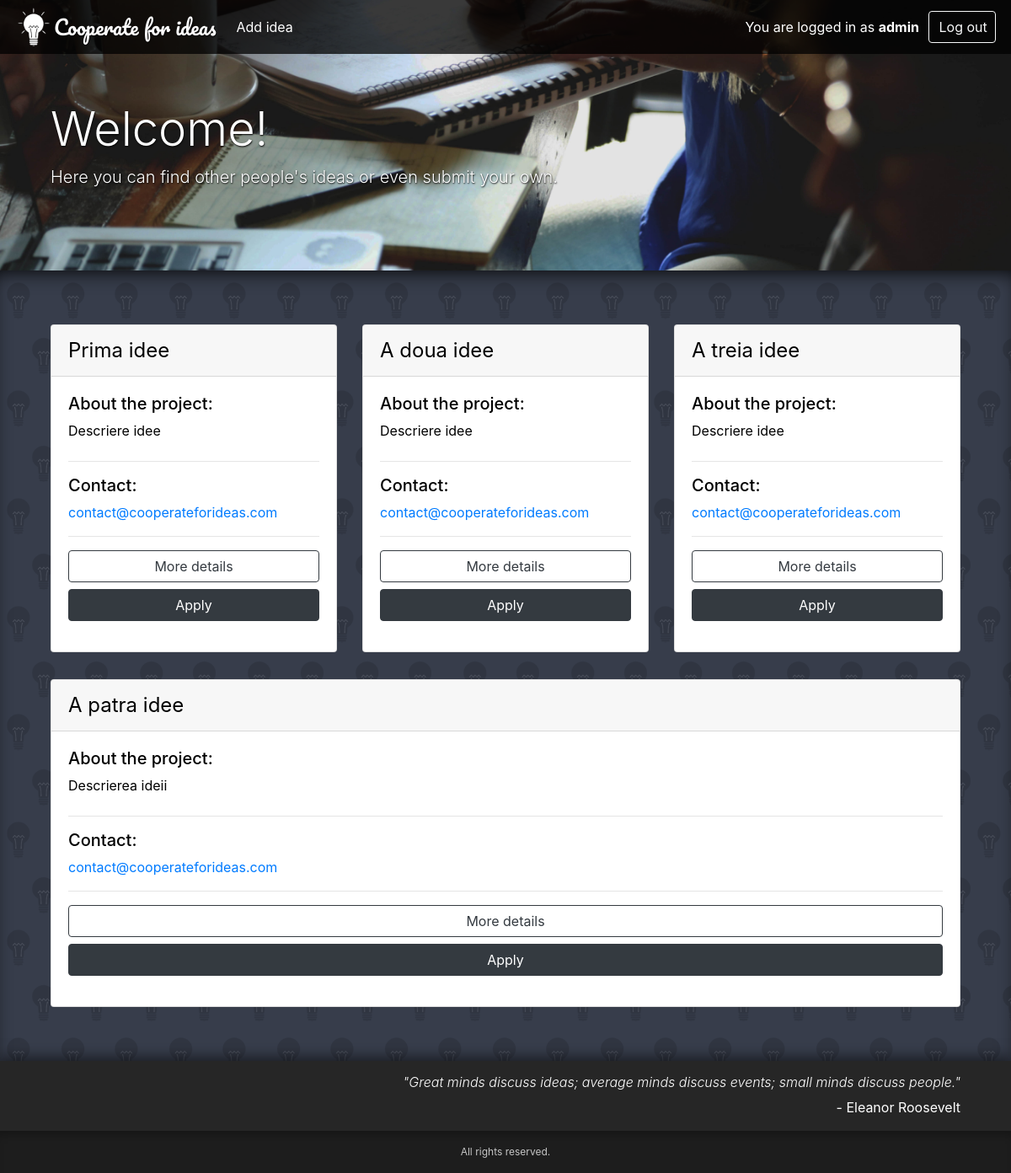
Page /home.php (signed in) on the committed database.
### tables this page shows
CREATE TABLE IF NOT EXISTS `ideas` (
  `id` int(11) NOT NULL AUTO_INCREMENT,
  `title` varchar(255) NOT NULL,
  `about` varchar(255) NOT NULL,
  `eml` varchar(255) NOT NULL,
  PRIMARY KEY (`id`)
);

### show-ideas.php (the view, shortened to what this page needs)
<?php
  $db = mysqli_connect('localhost', 'root', '', 'Cooperate-for-ideas');
	$sqlget = "SELECT * from ideas";
	$sqldata = mysqli_query($db, $sqlget);
 ?>
  <?php $iterator = 0; ?>
  <?php while ($element = mysqli_fetch_array($sqldata, MYSQLI_ASSOC)) : ?>
    <?php if ($iterator % 3 == 0) : ?>
      <div class="row">
    <?php endif ?>
    <div class="col">
      <div class="card custom-card-margin">
        <div class="card-header custom-title-size"><?php echo $element['title']; ?></div>
        <div class="card-body">
          <h5>About the project: </h5>
          <label><?php echo $element['about']; ?></label>
          <hr>
          <h5>Contact: </h5>
          <a href="mailto:<?php echo $element['eml']; ?>?body=%0D%0A%0D%0AThis%20message%20was%20sent%20from%20Cooperate%20for%20ideas"><?php echo $element['eml']; ?></a>
          <hr>
          <div class="form-group">
            <button type="button" class="btn btn-outline-dark btn-block" data-toggle="modal" data-target="#modal-details<?php echo $iterator; ?>">More details</button>
            <button type="button" class="btn btn-dark btn-block" data-toggle="modal" data-target="#modal-application<?php echo $iterator; ?>">Apply</button>
          </div>
        </div>
      </div>
    </div>
    <?php $iterator++; ?>
    <?php if ($iterator % 3 == 0) : ?>
      </div>
    <?php endif ?>
  <?php endwhile ?>

### home.php (shortened to what this page needs)
<!DOCTYPE html>
<html lang="en">
<head>
	<link rel="stylesheet" href="./style/lib/bootstrap.min.css">
	<link rel="stylesheet" href="./style/fonts.css">
	<link rel="stylesheet" href="./style/body.css">
	<link rel="stylesheet" href="./style/nav.css">
	<link rel="stylesheet" href="./style/header.css">
	<link rel="stylesheet" href="./style/main.css">
	<link rel="stylesheet" href="./style/footer.css">
</head>
<body>
	<nav class="navbar navbar-expand-md navbar-dark fixed-top custom-background">
		<img src="./images/icons/logo.png">
		<a class="navbar-brand mr-auto custom-brand" href="./home.php">Cooperate for ideas</a>
		<div class="collapse navbar-collapse" id="navbarSupportedContent">
			<ul class="navbar-nav">
				<li class="nav-item active">
					<a class="nav-link custom-hover" href="./add-idea.php">Add idea</a>
				</li>
			</ul>
			<?php  if (isset($_SESSION['username'])) : ?>
			<ul class="navbar-nav form-inline custom-align">
				<p>You are logged in as
					<strong>
						<?php echo $_SESSION['username']; ?>
					</strong>
				</p>
				<li class="nav-item">
					<a href="index.html?logout='1'" class="btn btn-outline-light custom-button">Log out</a>
				</li>
			</ul>
			<?php endif ?>
		</div>
	</nav>
	<header class="custom-home-header">
		<h1 class="display-4">Welcome!</h1>
		<p class="lead">Here you can find other people's ideas or even submit your own.</p>
	</header>
	<main class="custom-ideas">
		<?php include('show-ideas.php'); ?>
	</main>
	<footer>
		<div class="custom-main">
			<h6 class="font-weight-light font-italic">"Great minds discuss ideas; average minds discuss events; small minds discuss people."</h6>
			- Eleanor Roosevelt
		</div>
		<div class="custom-license">
			All rights reserved.
		</div>
	</footer>
</body>
</html>

### style/body.css (style rules this page uses)
html, body { width: 100%; }

### style/nav.css (style rules this page uses)
nav.custom-background { height: auto; background-color: rgba(0, 0, 0, .75); }
nav img { width: 3rem; height: 3rem; }
nav div ul.custom-align { margin-left: auto !important; }
nav a.custom-brand { padding-right: 1rem; font-family: 'Pacifico', cursive; font-size: 1.5rem; text-shadow: 0.5px 0.5px 2px black; }
nav a.custom-button { margin: 2.5px; width: 5rem; }
nav p { margin: 0 0.5rem 0 0.5rem; color: white; }

### style/header.css (style rules this page uses)
header { width: 100%; min-height: 20vh; margin: 0; border: 0; padding: 15vh 5% 10vh 5%; background-color: black; background-attachment: scroll; background-repeat: no-repeat; background-size: cover; color: white; text-shadow: 0.5px 0.5px 2px black; }
header.custom-home-header { background-image: url('../images/background/header.jpg'); background-position: 50% 75%; }

### style/main.css (style rules this page uses)
main { background-color: white; margin: 0; border: 0; padding: 2rem 5% 2rem 5%; box-shadow: inset 0 12px 24px -12px black; color: black !important; }
main.custom-ideas { min-height: 100vh; padding-top: 4rem; background-color: #373d4b; background-image: url('../images/background/main.png'); background-repeat: repeat; }
main div.custom-card-margin { margin-bottom: 2rem; }
.custom-title-size { font-size: 1.5rem !important; }

### style/footer.css (style rules this page uses)
footer { width: 100%; background-color: rgba(0, 0, 0, .85); box-shadow: 0 -5px 15px rgba(0, 0, 0, .5); margin: 0; padding: 0; color: white; }
footer div.custom-main { padding: 1rem 5% 1rem 5%; text-align: right; }
footer div.custom-license { width: 100%; background-color: rgba(0, 0, 0, .25); box-shadow: inset 0 10px 10px -5px rgba(0, 0, 0, .25); margin: 0; padding: 1rem; color: rgba(255, 255, 255, .75); font-size: 0.75rem; text-align: center; }

### rows in the picture
ideas: title "Prima idee", about "Descriere idee", eml "contact@cooperateforideas.com"
ideas: title "A doua idee", about "Descriere idee", eml "contact@cooperateforideas.com"
ideas: title "A treia idee", about "Descriere idee", eml "contact@cooperateforideas.com"
ideas: title "A patra idee", about "Descrierea ideii", eml "contact@cooperateforideas.com"

### other values in the picture
$_SESSION['username'] "admin"
